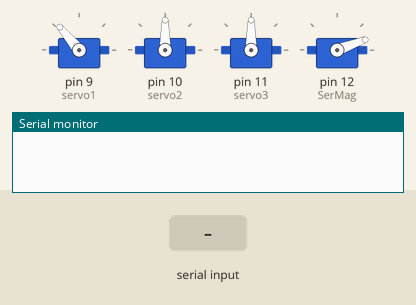
Recording of a sketch running on a simulated Arduino Uno, built with avr-gcc and run on an emulated ATmega328P. On the bench: 4 × servo, the last lines printed to the serial monitor. The inputs (shaded band) are chosen by the test bench.

Above: at 1.2 s.
1.3 s: "90,45\n" received over Serial
At 2.6 s:
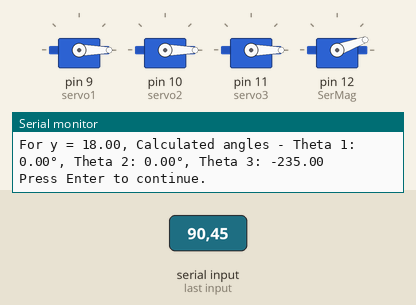
2.9 s: "30,150\n" received over Serial
At 4.0 s:
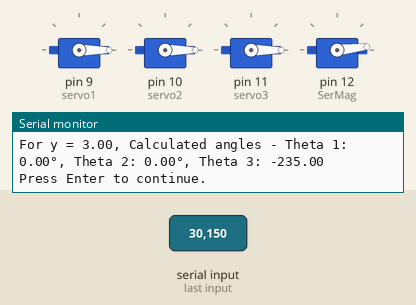
5.6 s: "1,90\n" received over Serial
At 8.5 s:
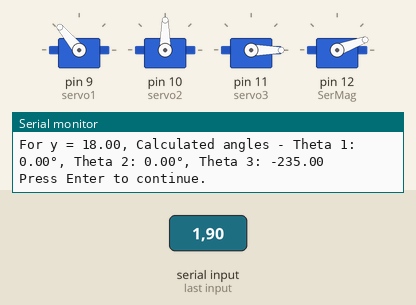
8.6 s: "1,90,45\n" received over Serial
At 11.5 s:
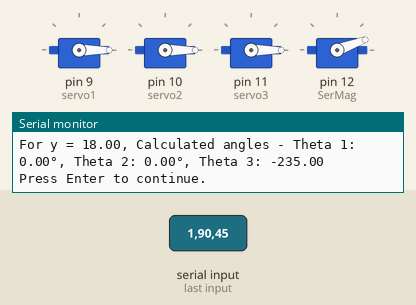
Timing chart, 0 to 12.6 s (numbered marks = the images above; inputs shaded):
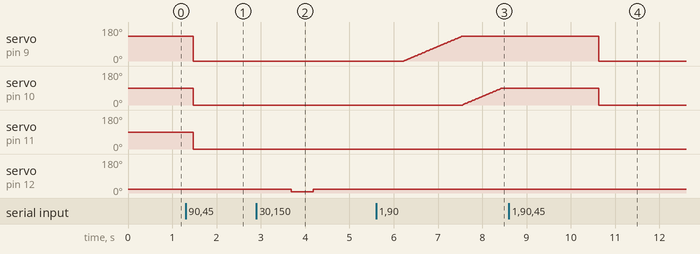

Measured:
- after the input at 1.3 s, servo on pin 9 (servo1): 130° → 0° after 0.18 s; servo on pin 10 (servo2), servo on pin 11 (servo3): 90° → 0° after 0.18 s
- after the input at 2.9 s, servo on pin 12 (SerMag): 20° → 6° after 0.78 s, → 20° 0.50 s later
- after the input at 5.6 s, servo on pin 9 (servo1): moves from 0° to 130° over 1.3 s, starting after 0.62 s; servo on pin 10 (servo2): moves from 0° to 90° over 0.89 s, starting after 2.0 s
- after the input at 8.6 s, servo on pin 9 (servo1): 130° → 0° after 2.0 s; servo on pin 10 (servo2): 90° → 0° after 2.0 s

The sketch:

TwoLinkArm.ino
```cpp
#include <Arduino.h>
#include <math.h>
#include <Servo.h>

const float z_offset = 7.5;
const int zero_point_T3 = 235;

const float L1 = 12.0; // Length of the first link
const float L2 = 16.0; // Length of the second link

// Servo objects for controlling the servos
Servo servo1;
Servo servo2;
Servo servo3;
Servo SerMag; // Servo for magnet control

// Function to move a servo slowly to a target angle
void move_servo_slow(Servo &servo, int target_angle) {
  int current_angle = servo.read();
  if (current_angle < target_angle) {
    for (int angle = current_angle; angle <= target_angle; angle++) {
      servo.write(angle);
      delay(10);
    }
  } else {
    for (int angle = current_angle; angle >= target_angle; angle--) {
      servo.write(angle);
      delay(10);
    }
  }
}

// Function to calculate inverse kinematics for a 2-link planar robot
void calculate_thetas(float x, float z, float &theta1, float &theta2) {
  float distance = sqrt(x * x + z * z);

  if (distance > (L1 + L2) || distance < fabs(L1 - L2)) {
    Serial.println("Point is out of reach for the given link lengths.");
    return;
  }

  float alpha = acos((L1 * L1 + distance * distance - L2 * L2) / (2 * L1 * distance));
  float beta = acos((L1 * L1 + L2 * L2 - distance * distance) / (2 * L1 * L2));
  float phi = atan2(z, x);

  theta1 = phi + alpha;  // Elbow-down configuration
  theta2 = M_PI - beta;  // Angle at the second joint

  theta1 = degrees(theta1);
  theta2 = degrees(theta2);
}

float calculate_theta3(float x, float z) {
  // First, calculate the base angle based on x and z
  float theta3_rad = atan2(x, z);  // atan2 gives the angle in radians

  // Convert it to degrees
  float theta3_deg = degrees(theta3_rad);

  // Handle dead zone and adjust based on the conditions
  if (theta3_deg > 360) {
    theta3_deg -= 360;  // Keep theta3 within a 360-degree range
  } else if (theta3_deg < -330) {
    theta3_deg += 360;  // Adjust angle to avoid falling in the dead zone
  }

  // Apply conditions for different regions based on the signs of x and z
  if (x > 0 && z > 0) {
    // Quadrant 1: theta3 should be between -330 and -235
    theta3_deg = constrain(theta3_deg, -330, -235);
  } else if (x < 0 && z > 0) {
    // Quadrant 2: theta3 should be between -235 and -145
    theta3_deg = constrain(theta3_deg, -235, -145);
  } else if (x < 0 && z < 0) {
    // Quadrant 3: theta3 should be between -145 and -55
    theta3_deg = constrain(theta3_deg, -145, -55);
  } else if (x > 0 && z < 0) {
    // Quadrant 4: theta3 should be between -55 and 0
    theta3_deg = constrain(theta3_deg, -55, 0);
  }

  // Ensure that theta3 stays within the defined range
  return theta3_deg;
}


void setup() {
  Serial.begin(9600);
  while (!Serial) {
    // Wait for the serial port to connect.
  }

  servo1.attach(9);
  servo2.attach(10);
  servo3.attach(11);
  SerMag.attach(12); // Attach the magnet servo

  servo1.write(130);
  servo2.write(90);

  SerMag.write(20);
}

void loop() {
  if (Serial.available() > 0) {
    String input = Serial.readStringUntil('\n');
    input.trim();

    int comma = input.indexOf(',');

    if (comma > 0) {
      String x_str = input.substring(0, comma);
      String z_str = input.substring(comma + 1);

      float x = x_str.toFloat();
      float z = z_str.toFloat();

      z += z_offset;
      float target_y = 3;
      float distance = sqrt(x * x + z * z);

      for (float current_y = 18; current_y >= target_y; current_y -= 3) {
        float theta1, theta2;
        calculate_thetas(distance, current_y, theta1, theta2);
        float theta3 = calculate_theta3(x, z);

        if (theta3 == -999) {
          return;
        }

        Serial.print("For y = ");
        Serial.print(current_y);
        Serial.print(", Calculated angles - Theta 1: ");
        Serial.print(theta1, 2);
        Serial.print("\xC2\xB0, Theta 2: ");
        Serial.print(theta2, 2);
        Serial.print("\xC2\xB0, Theta 3: ");
        Serial.println(theta3, 2);

        int servo1_angle = constrain(map(theta1, 0, 180, 0, 180), 0, 180);
        int servo2_angle = constrain(map(theta2, 0, 180, 0, 180), 0, 180);
        int servo3_angle = constrain(map(theta3, -235, 235, 0, 180), 0, 180);

        servo1.write(servo1_angle);
        servo2.write(servo2_angle);
        servo3.write(servo3_angle);

        Serial.println("Press Enter to continue.");
        while (Serial.available() == 0) {
          // Wait for user input
        }
        Serial.read(); // Clear the input buffer
      }

      // pencet tombol
      SerMag.write(6);
      delay(500);
      // lepas tombol
      SerMag.write(20);
      delay(500);

      for (float current_y = target_y; current_y <= 18; current_y += 3) {
        float theta1, theta2;
        calculate_thetas(distance, current_y, theta1, theta2);
        float theta3 = calculate_theta3(x, z);

        if (theta3 == -999) {
          return;
        }

        Serial.print("For y = ");
        Serial.print(current_y);
        Serial.print(", Calculated angles - Theta 1: ");
        Serial.print(theta1, 2);
        Serial.print("\xC2\xB0, Theta 2: ");
        Serial.print(theta2, 2);
        Serial.print("\xC2\xB0, Theta 3: ");
        Serial.println(theta3, 2);

        int servo1_angle = constrain(map(theta1, 0, 180, 0, 180), 0, 180);
        int servo2_angle = constrain(map(theta2, 0, 180, 0, 180), 0, 180);
        int servo3_angle = constrain(map(theta3, -235, 235, 0, 180), 0, 180);

        servo1.write(servo1_angle);
        servo2.write(servo2_angle);
        //servo3.write(servo3_angle);

        Serial.println("Press Enter to continue.");
        while (Serial.available() == 0) {
          // Wait for user input
        }
        Serial.read(); // Clear the input buffer
      }

      // After completing everything, reset the servo angles slowly
      move_servo_slow(servo1, 130); // Move Servo1 to 130 slowly
      move_servo_slow(servo2, 90);  // Move Servo2 to 90 slowly
      delay(2000); // Pause for 2 seconds
      Serial.println("Servos reset to Theta 1 = 130, Theta 2 = 90.");
    } else {
      Serial.println("Invalid input format. Please enter in the format: x, z");
    }
  }

  delay(100);
}
```
